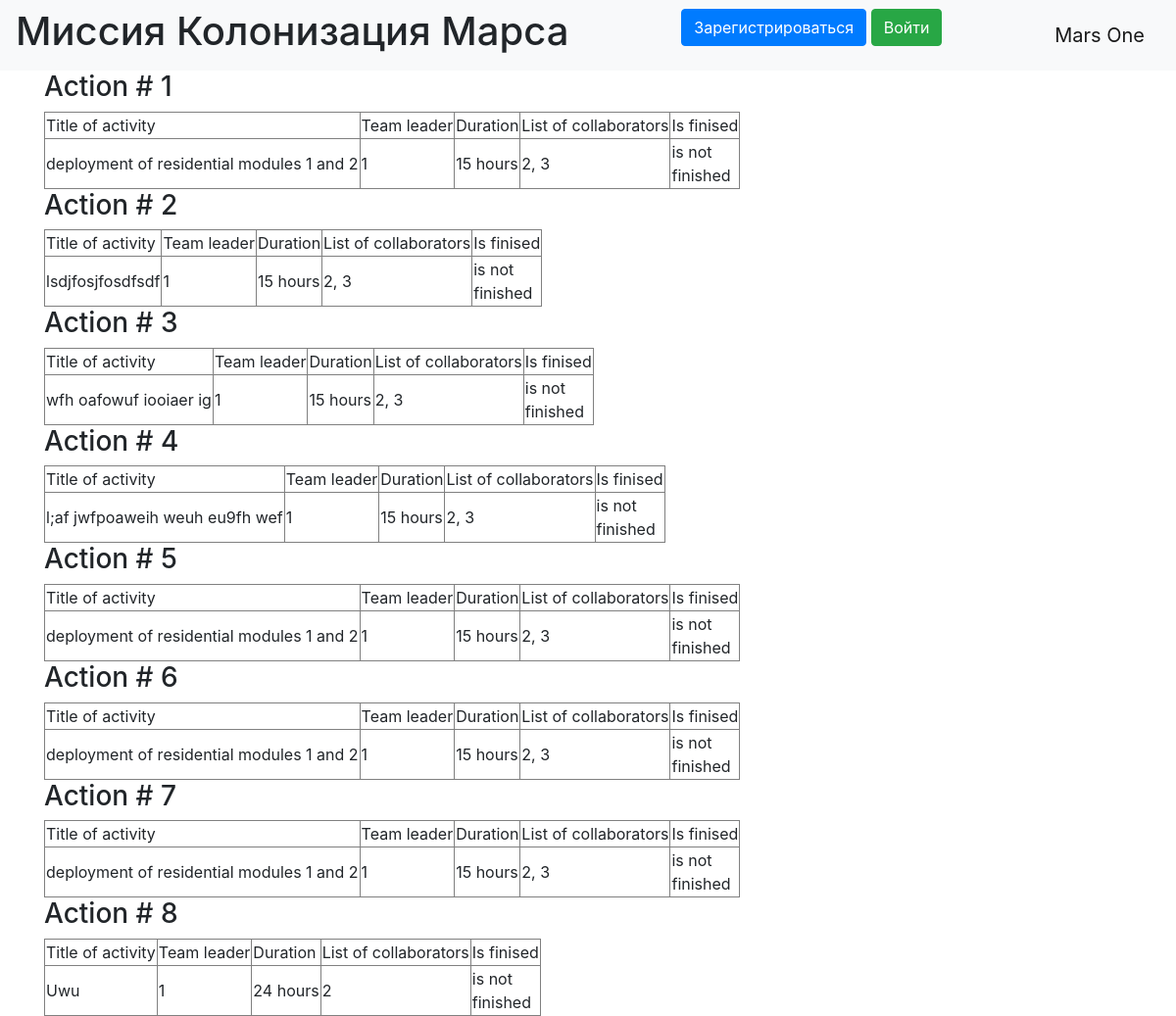
Before: / with the older database file.
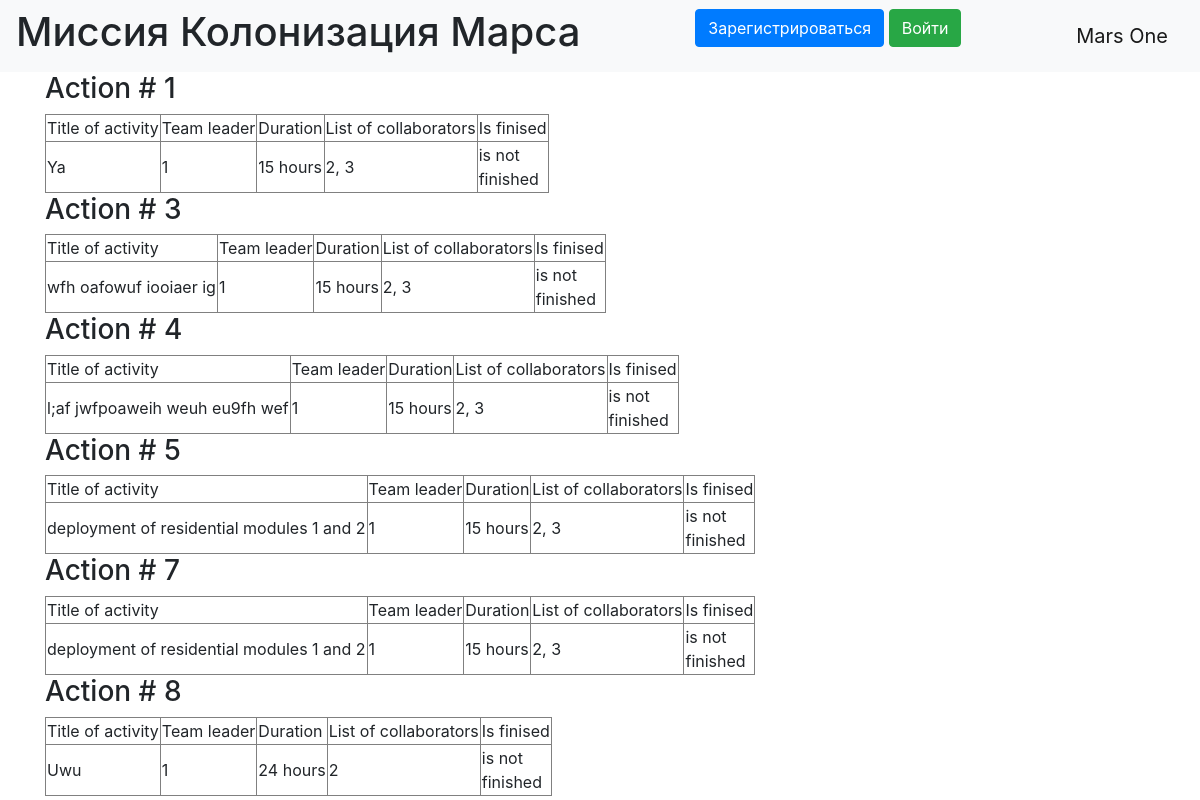
After: the same page with the newer database file.
### data/jobs.py (models this page shows)
class Jobs(SqlAlchemyBase):
    __tablename__ = 'jobs'
    id = sqlalchemy.Column(sqlalchemy.Integer,
                           primary_key=True, autoincrement=True)
    team_leader = sqlalchemy.Column(sqlalchemy.Integer,
                                    sqlalchemy.ForeignKey("users.id"))
    job = sqlalchemy.Column(sqlalchemy.String, nullable=True)
    work_size = sqlalchemy.Column(sqlalchemy.Integer,
                                  default=0)
    collaborators = sqlalchemy.Column(sqlalchemy.String, nullable=True)
    start_date = sqlalchemy.Column(sqlalchemy.Date)
    end_date = sqlalchemy.Column(sqlalchemy.Date)
    is_finished = sqlalchemy.Column(sqlalchemy.Boolean, default=True)

### main.py (the view)
@app.route('/')
def index():
    db_session.global_init('db/mars_explorer.db')
    db_sess = db_session.create_session()
    return render_template('index.html', jobs=db_sess.query(Jobs).all(), i=0)

### data/db_session.py (called while the page is built, shortened)
def global_init(db_file):
    global __factory
    if __factory:
        return

def create_session() -> Session:
    global __factory
    return __factory()

### templates/index.html (shortened to what this page needs)
{% extends "base.html" %}
{% block content %}
    {% for job in jobs: %}
        <h3>Action # {{job.id}}</h3>
        <table border="1">
            <tr>
                <td>Title of activity</td>
                <td>Team leader</td>
                <td>Duration</td>
                <td>List of collaborators</td>
                <td>Is finised</td>
            </tr>
            <tr>
                <td>{{ job.job }}</td>
                <td>{{ job.team_leader }}</td>
                <td>{{ job.work_size }} hours</td>
                <td>{{ job.collaborators }}</td>
                {% if job.is_finished %}
                    <td>is finished</td>
                {% else %}
                    <td> is not <br> finished</td>
                {% endif %}
            </tr>
        </table>
    {% endfor %}
{% endblock %}

### templates/base.html (shortened to what this page needs)
<!doctype html>
<html lang="en">
<head>
    <link rel="stylesheet"
          href="https://stackpath.bootstrapcdn.com/bootstrap/4.4.1/css/bootstrap.min.css"
>
</head>
<body>
<header>
    <nav class="navbar navbar-light bg-light">
        <h1>Миссия Колонизация Марса</h1>
        {% if current_user.is_authenticated %}
            <a class="navbar-brand" href="/logout">{{ current_user.name }}</a>
        {% else %}
            <p>
                <a class="btn btn-primary " href="/register">Зарегистрироваться</a>
                <a class="btn btn-success" href="/login">Войти</a>
            </p>
        {% endif %}
        <a class="navbar-brand" href="#">Mars One</a>
    </nav>
</header>
<main role="main" class="container">
    {% block content %}{% endblock %}
</main>
</body>
</html>

Changed rows visible on the page:
removed Jobs: id "2", job "lsdjfosjfosdfsdf", team_leader "1", work_size "15", collaborators "2, 3", is_finished "is not"
removed Jobs: id "6", job "deployment of residential modules 1 and 2", team_leader "1", work_size "15", collaborators "2, 3", is_finished "is not"
changed Jobs id 1: job "deployment of residential modules 1 and 2" → "Ya"
